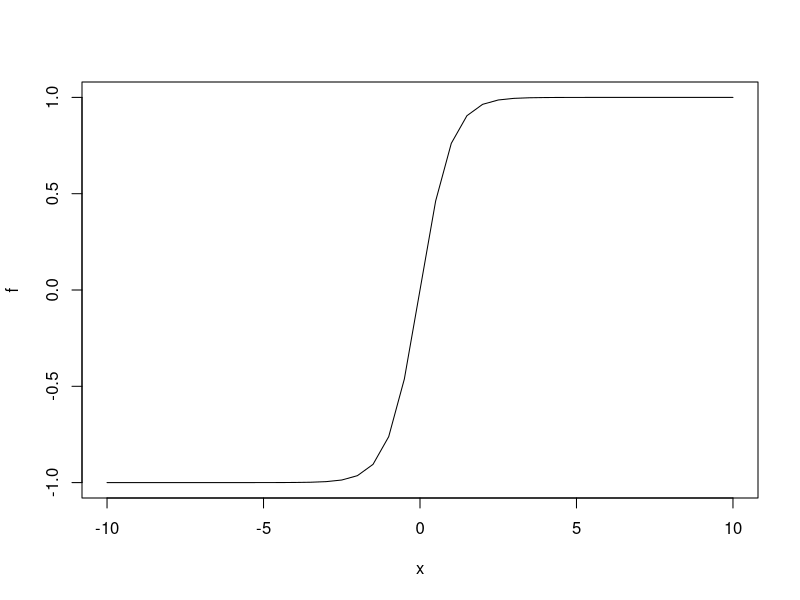

Write R code to recreate this figure.
## ---- chunk 1

x = seq(-10, 10 , 0.5)

f <- (((exp(2)^x)-1)/((exp(2)^x)+1))

plot (x,f,"l")

